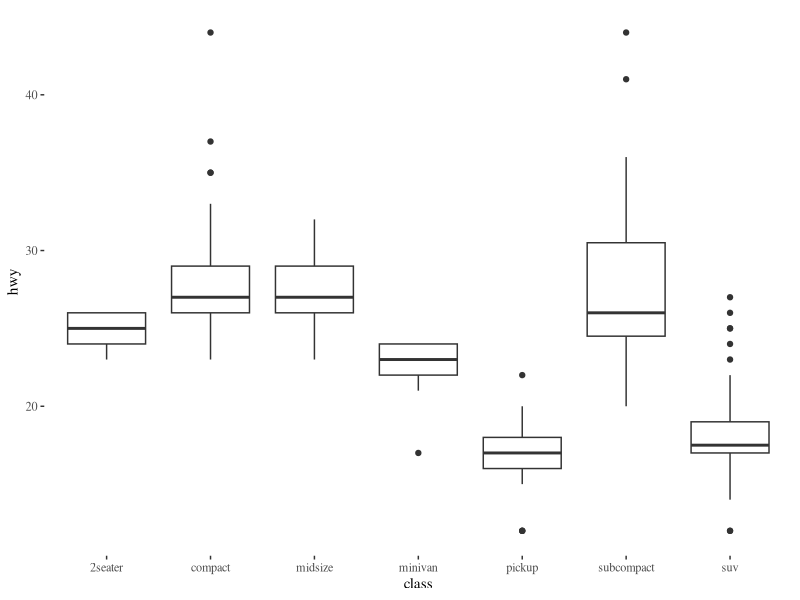
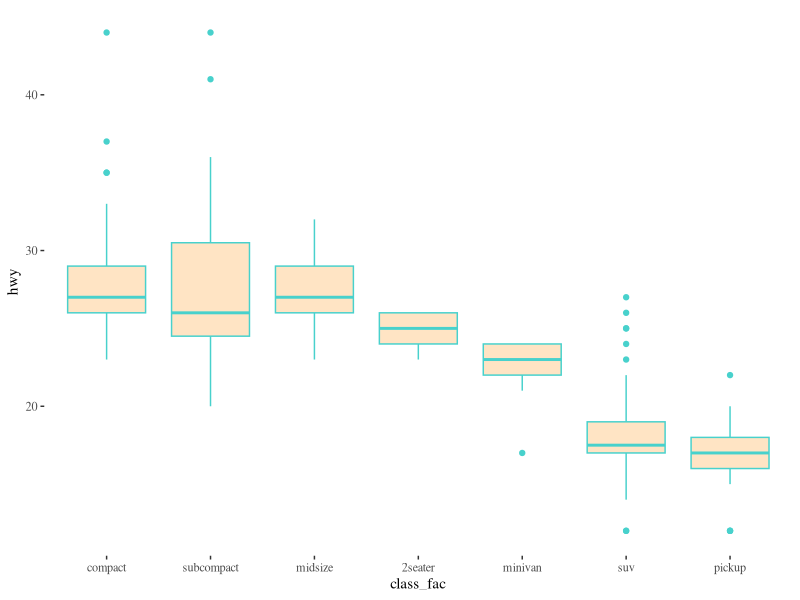
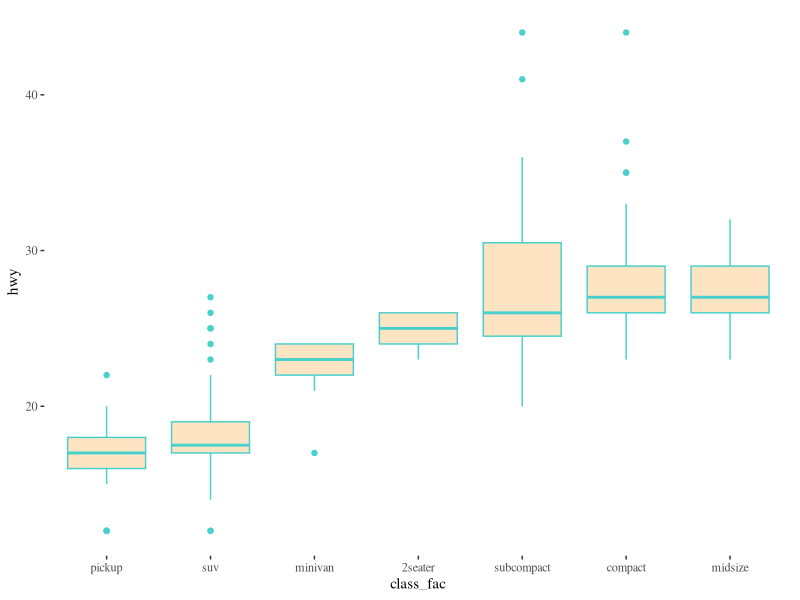
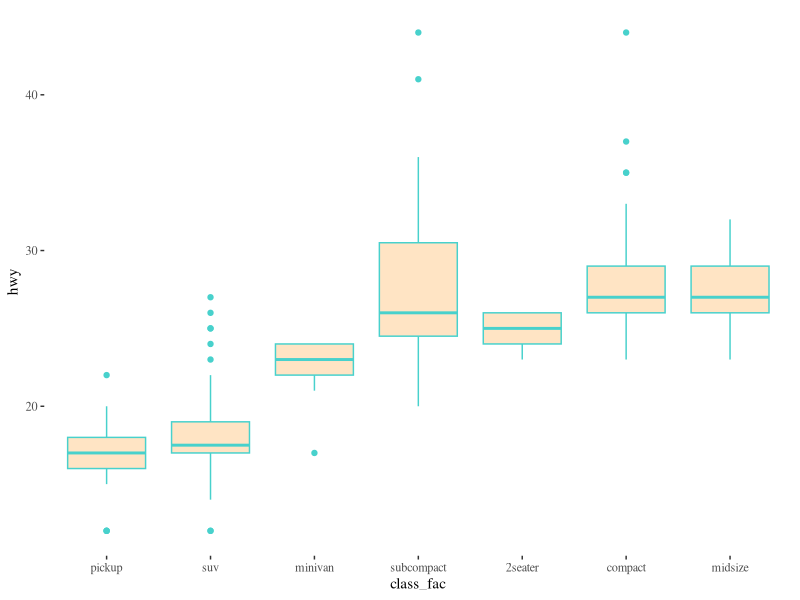
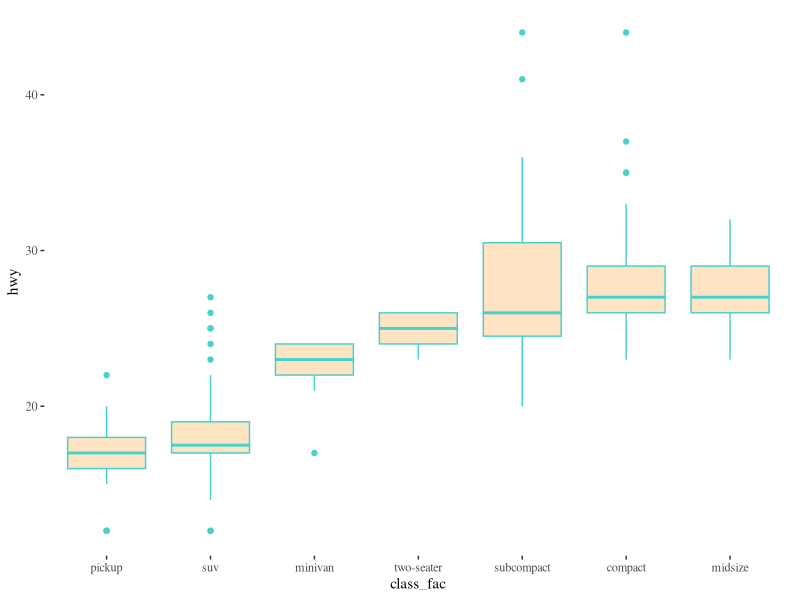

Write the R code that produced these figures, in order.
## ---- chunk 1
library(forcats)
library(tidyverse)
data("mpg")
library(ggthemes)
## ---- chunk 2
# boxplot with x=class, y=hwy
mpg |>
  ggplot() +
  geom_boxplot(aes(x=class, y=hwy)) +
  theme_tufte()

## ---- chunk 3
# use is.factor() to inquire if class is a factor variable
# returns TRUE or FALSE

mpg$class |> is.factor()

# with dplyr syntax (pipes)
# with pull()
mpg |>
  pull(class) |>
  is.factor()



## ---- chunk 4
# use mutate to write over class with new factor variable called class
# use as.factor()

mpg <- mpg |>
  mutate(class_fac = class |> as.factor())

mpg |>
  pull(class_fac) |>
  is.factor()

mpg <- mpg |>
  mutate(class_fac=as.factor(class))

mpg |>
  pull(class_fac) |>
  is.factor()

## ---- chunk 5

# use levels() to get factor levels
# levels() requires vector so must use pull() rather than select()

mpg |>
  pull(class_fac) |>
  levels()


## ---- chunk 6

# use fct_relevel() for reordering factor
# fct_relevel( "compact","subcompact","midsize","2seater","minivan","suv","pickup")

mpg <- mpg |>
  mutate(class_fac = class_fac |> fct_relevel( "compact","subcompact","midsize","2seater","minivan","suv","pickup"))

mpg <- mpg |>
  mutate(class_fac = fct_relevel(class_fac, "compact","subcompact","midsize","2seater","minivan","suv","pickup"))
  
# look at the levels 
mpg |>
  pull(class_fac) |>
  levels()
## ---- chunk 7
# remake the boxplot to show the impact of the factor reordering

mpg |>
  ggplot() +
  geom_boxplot(aes(x=class_fac, y=hwy),
               fill="bisque", color="mediumturquoise") +
  theme_tufte()

## ---- chunk 8
#?fct_reorder

# use pipe within mutate as class |> fct_reorder(hwy, median)
mpg <- mpg |>
  mutate(class_fac = class_fac |> fct_reorder(.x= hwy, .fun=median))

mpg |>
  pull(class_fac) |>
  levels()

mpg |>
  ggplot() +
  geom_boxplot(aes(x=class_fac, y=hwy),
               fill="bisque", color="mediumturquoise") +
  theme_tufte()

# do the same thing without the pipe as fct_reorder(class, hwy, median)

mpg <- mpg |>
  mutate(class_fac = fct_reorder(.f= class_fac, .x= hwy, .fun=median))


# take a look at the order again using pull() |> levels()


# remake the boxplot again with the new order


# what other functions can we use to reorder???

mpg |>
  mutate(class_fac = fct_reorder(.f= class_fac, .x= hwy, .fun=min)) |>
  ggplot() +
  geom_boxplot(aes(x=class_fac, y=hwy),
               fill="bisque", color="mediumturquoise") +
  theme_tufte()

## ---- chunk 9
# use fct_recode to change the name of a factor level in class
# fct_recode("two-seater" = "2seater")
## NEW NAME = OLD NAME

mpg <- mpg |>
  mutate(class_fac = fct_recode(class_fac, "two-seater" = "2seater"))


# take another look at the factor levels
mpg|>  
ggplot() +
  geom_boxplot(aes(x=class_fac, y=hwy),
               fill="bisque", color="mediumturquoise") +
  theme_tufte()

## ---- chunk 10

# use fct_collapse to collapse class into cars and big factors
# mutate on new variable called class_two
# fct_collapse( cars = c("compact", "subcompact", "midsize", "two-seater"), big = c("pickup", "suv", "minivan"))

mpg <- mpg |>
  mutate(class_two = class_fac |> fct_collapse(cars = c("compact", "subcompact", "midsize", "two-seater"), big = c("pickup", "suv", "minivan")))

# take a look at the new variable factor levels
mpg |>
  pull(class_two) |>
  levels()
mpg |>
  count(class_two)
## ---- chunk 11
# count manufacturers in dataset

mpg |>
  count(manufacturer)

mpg |>
  pull(manufacturer) |>
  is.factor()

## ---- chunk 12

# make manufacturer lump variable using fct_lump_min(15)
mpg <- mpg |>
  mutate(man_fac = manufacturer |> as.factor()) |>
  mutate(man_fac = man_fac |> fct_lump_min(15))


# look at the result with count()

mpg |>
  count(man_fac)

mpg |>
  count(manufacturer)


# now with fct_lump_n() for the top 5
mpg <- mpg |>
  mutate(man_fac = manufacturer |> as.factor()) |>
  mutate(man_fac = man_fac |> fct_lump_n(3))

# look at the result with count()
mpg |>
  count(man_fac)

# now with fct_lump_prop() for 0.1 and -0.05

mpg |>
  mutate(man_fac = manufacturer |> as.factor()) |>
  mutate(man_fac = man_fac |> fct_lump_prop(0.05)) |>
  count(man_fac)
# look at the result with count()

# reverse it to look at low manufacturer counts and collapse high numbers
mpg |>
  mutate(man_fac = manufacturer |> as.factor()) |>
  mutate(man_fac = man_fac |> fct_lump_prop(-0.05)) |>
  count(man_fac)

## ---- chunk 13
library(kableExtra)

# make table for manufacturer count before and after lumping 
# using kbl() |> kable_styling()

# unlumped
mpg |>
count(manufacturer) |>
  kbl() |>
  kable_styling()

# lumped
mpg |>
  mutate(man_fac = manufacturer |> as.factor()) |>
  mutate(man_fac = man_fac |> fct_lump_prop(0.1)) |>
  count(man_fac) |>
  kbl(col.names = c("Manufacturer", "Count")) |>
  kable_styling()


## ---- chunk 14
## Tables + factors: controlling order and labels

# make a new table using count(class) variable
# then |> kbl() |> kable_styling()

mpg |>
  count(class) |>
  kbl() |>
  kable_styling()

mpg |>
  count(class_fac) |>
  kbl() |>
  kable_styling()


# you can reorder the factor before feeding it into the table to control the order
# let's go back to our first reordering
# fct_relevel( "compact","subcompact","midsize","2seater","minivan","suv","pickup"))
mpg |>
  mutate(class_fac = class_fac |> fct_relevel( "compact","subcompact","midsize","two-seater","minivan","suv","pickup")) |>
  count(class_fac) |>
  kbl() |>
  kable_styling()

# then add a caption in the kbl() function as caption="caption goes here"



# what if we want to show something other than count()
# we can use group_by() and summarize() to get statistics for each group

mpg |>
  mutate(class_fac = class_fac |> fct_reorder(.x= hwy, .fun=median)) |>
  group_by(class_fac) |>
  summarize(count=n(),
            median_hwy= median(hwy)) |>
  kbl() |>
  kable_styling()


# we can also use the fct_reorder() function to reorder the factor by a calculated value (as we did above)
# class = fct_reorder(class, hwy, .fun = median)


## ---- chunk 15

# how can we control aspects of the table 
#?kbl to look at some of the options

# can set the number of digits using the digits=x argument in kbl()

# also col.names argument to change the column names for the output table

mpg |>
  mutate(class_fac = class_fac |> fct_reorder(.x= hwy, .fun=median)) |>
  group_by(class_fac) |>
  summarize(count=n(),
            median_hwy= median(hwy)) |>
  kbl(digits=0,
      col.names=c("Vehicle Class", "Count", "Median Hwy MPG"),
      caption="Awesome Table") |>
  kable_styling()
